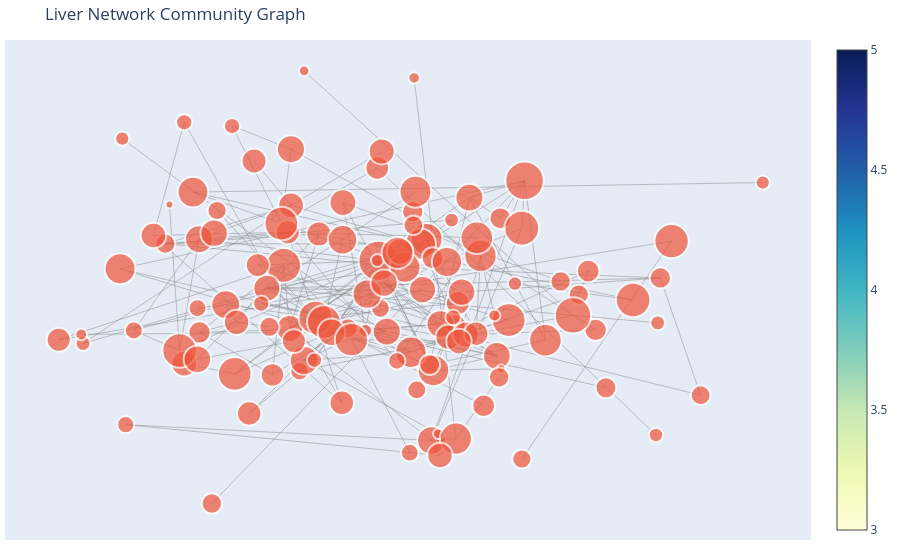

This figure's notebook cell:
### Code cell
def visualize_community_graph(tissue_name, threshold=0.5, resolution=1.0):
    G = load_graph(tissue_name=tissue_name, threshold=threshold)
    names, embeddings_2d = load_embeddings(tissue_name)
    print(f"loaded embeddings for {tissue_name}.")
    print(f"loading graph for {tissue_name}...")

    name_to_embedding = {name: emb for name, emb in zip(names, embeddings_2d)}

    communities = nx.community.louvain_communities(G, weight='weight', seed=42, resolution=resolution)
    print(f"Detected {len(communities)} communities in the graph.")
    community_graph = nx.Graph()
    pos = {}  

    for i, community in enumerate(communities):
        community_size = len(community)
        community_graph.add_node(i, size=community_size)
        
        community_embeddings = []
        for node in community:
            if node in name_to_embedding:
                community_embeddings.append(name_to_embedding[node])
        
        if community_embeddings:
            avg_embedding = np.mean(community_embeddings, axis=0)
            pos[i] = (avg_embedding[0], avg_embedding[1])
        else:
            pos[i] = (0, 0)
        
        for j in range(i + 1, len(communities)):
            weight = sum(1 for u in community for v in communities[j] if G.has_edge(u, v))
            if weight > 0:
                community_graph.add_edge(i, j, weight=weight)

    edge_x = []
    edge_y = []
    for edge in community_graph.edges():
        x0, y0 = pos[edge[0]]
        x1, y1 = pos[edge[1]]
        edge_x.append(x0)
        edge_x.append(x1)
        edge_x.append(None)
        edge_y.append(y0)
        edge_y.append(y1)
        edge_y.append(None)

    edge_trace = go.Scatter(
        x=edge_x, y=edge_y,
        line=dict(width=0.5, color='#888'),
        hoverinfo='none',
        mode='lines')
    # Nodes
    node_x = []
    node_y = []
    node_sizes = []
    for node in community_graph.nodes():
        x, y = pos[node]
        node_x.append(x)
        node_y.append(y)
        node_sizes.append(community_graph.nodes[node]['size'])

    node_trace = go.Scatter(
        x=node_x, y=node_y,
        mode='markers',
        hoverinfo='text',
        text=[f"Community {i}: {size} nodes" for i, size in enumerate(node_sizes)],
        marker=dict(
            showscale=True,
            colorscale='YlGnBu',
            size=node_sizes,  # Size based on community size
            sizemode='area',
            sizeref=2.*max(node_sizes)/(40.**2),  # Scale for visibility
            sizemin=4,
            line_width=2))

    fig = go.Figure(data=[edge_trace, node_trace],
        layout=go.Layout(
            title=f"{tissue_name} Network Community Graph",
            showlegend=False,
            hovermode='closest',
            margin=dict(b=20,l=5,r=5,t=40),
            xaxis=dict(showgrid=False, zeroline=False, showticklabels=False),
            yaxis=dict(showgrid=False, zeroline=False, showticklabels=False)
        ))
    
    print(f"{len(max(nx.connected_components(G), key=len))} nodes in largest connected component.")
    print(G.number_of_nodes())
    print(f"number of connected components: {nx.number_connected_components(G)}")

    fig.show()
tissue_name = "Liver"
threshold = 0.0
visualize_community_graph(tissue_name, threshold)

### Figure 1 — Plotly figure (JSON) as saved in the notebook; plotly's stock layout.template omitted (floating-point values rounded to 4 significant figures; data arrays with more than 128 entries replaced by an {"elided": "..."} marker saying what was removed)
{"data": [{"hoverinfo": "none", "line": {"color": "#888", "width": 0.5}, "mode": "lines", "type": "scatter", "x": {"elided": "546 float values"}, "y": {"elided": "546 float values"}}, {"hoverinfo": "text", "marker": {"colorscale": [[0, "rgb(255,255,217)"], [0.125, "rgb(237,248,177)"], [0.25, "rgb(199,233,180)"], [0.375, "rgb(127,205,187)"], [0.5, "rgb(65,182,196)"], [0.625, "rgb(29,145,192)"], [0.75, "rgb(34,94,168)"], [0.875, "rgb(37,52,148)"], [1, "rgb(8,29,88)"]], "line": {"width": 2}, "showscale": true, "size": [50, 230, 68, 112, 214, 103, 25, 59, 141, 64, 145, 104, 137, 175, 24, 174, 89, 117, 63, 54, 166, 119, 81, 105, 53, 74, 32, 136, 135, 59, 123, 95, 31, 58, 104, 146, 56, 107, 32, 65, 163, 58, 74, 141, 71, 92, 78, 109, 106, 110, 92, 81, 109, 72, 149, 97, 38, 30, 80, 171, 29, 152, 62, 162, 95, 99, 86, 83, 38, 94, 46, 68, 163, 85, 49, 86, 58, 120, 16, 29, 83, 171, 46, 112, 9, 51, 170, 112, 158, 138, 20, 45, 93, 163, 21, 113, 152, 43, 131, 38, 29, 16, 190, 11, 60, 53, 146, 125, 55, 33, 59, 148, 35, 109, 19, 93, 42, 108, 89, 97, 82], "sizemin": 4, "sizemode": "area", "sizeref": 0.2875}, "mode": "markers", "text": ["Community 0: 50 nodes", "Community 1: 230 nodes", "Community 2: 68 nodes", "Community 3: 112 nodes", "Community 4: 214 nodes", "Community 5: 103 nodes", "Community 6: 25 nodes", "Community 7: 59 nodes", "Community 8: 141 nodes", "Community 9: 64 nodes", "Community 10: 145 nodes", "Community 11: 104 nodes", "Community 12: 137 nodes", "Community 13: 175 nodes", "Community 14: 24 nodes", "Community 15: 174 nodes", "Community 16: 89 nodes", "Community 17: 117 nodes", "Community 18: 63 nodes", "Community 19: 54 nodes", "Community 20: 166 nodes", "Community 21: 119 nodes", "Community 22: 81 nodes", "Community 23: 105 nodes", "Community 24: 53 nodes", "Community 25: 74 nodes", "Community 26: 32 nodes", "Community 27: 136 nodes", "Community 28: 135 nodes", "Community 29: 59 nodes", "Community 30: 123 nodes", "Community 31: 95 nodes", "Community 32: 31 nodes", "Community 33: 58 nodes", "Community 34: 104 nodes", "Community 35: 146 nodes", "Community 36: 56 nodes", "Community 37: 107 nodes", "Community 38: 32 nodes", "Community 39: 65 nodes", "Community 40: 163 nodes", "Community 41: 58 nodes", "Community 42: 74 nodes", "Community 43: 141 nodes", "Community 44: 71 nodes", "Community 45: 92 nodes", "Community 46: 78 nodes", "Community 47: 109 nodes", "Community 48: 106 nodes", "Community 49: 110 nodes", "Community 50: 92 nodes", "Community 51: 81 nodes", "Community 52: 109 nodes", "Community 53: 72 nodes", "Community 54: 149 nodes", "Community 55: 97 nodes", "Community 56: 38 nodes", "Community 57: 30 nodes", "Community 58: 80 nodes", "Community 59: 171 nodes", "Community 60: 29 nodes", "Community 61: 152 nodes", "Community 62: 62 nodes", "Community 63: 162 nodes", "Community 64: 95 nodes", "Community 65: 99 nodes", "Community 66: 86 nodes", "Community 67: 83 nodes", "Community 68: 38 nodes", "Community 69: 94 nodes", "Community 70: 46 nodes", "Community 71: 68 nodes", "Community 72: 163 nodes", "Community 73: 85 nodes", "Community 74: 49 nodes", "Community 75: 86 nodes", "Community 76: 58 nodes", "Community 77: 120 nodes", "Community 78: 16 nodes", "Community 79: 29 nodes", "Community 80: 83 nodes", "Community 81: 171 nodes", "Community 82: 46 nodes", "Community 83: 112 nodes", "Community 84: 9 nodes", "Community 85: 51 nodes", "Community 86: 170 nodes", "Community 87: 112 nodes", "Community 88: 158 nodes", "Community 89: 138 nodes", "Community 90: 20 nodes", "Community 91: 45 nodes", "Community 92: 93 nodes", "Community 93: 163 nodes", "Community 94: 21 nodes", "Community 95: 113 nodes", "Community 96: 152 nodes", "Community 97: 43 nodes", "Community 98: 131 nodes", "Community 99: 38 nodes", "Community 100: 29 nodes", "Community 101: 16 nodes", "Community 102: 190 nodes", "Community 103: 11 nodes", "Community 104: 60 nodes", "Community 105: 53 nodes", "Community 106: 146 nodes", "Community 107: 125 nodes", "Community 108: 55 nodes", "Community 109: 33 nodes", "Community 110: 59 nodes", "Community 111: 148 nodes", "Community 112: 35 nodes", "Community 113: 109 nodes", "Community 114: 19 nodes", "Community 115: 93 nodes", "Community 116: 42 nodes", "Community 117: 108 nodes", "Community 118: 89 nodes", "Community 119: 97 nodes", "Community 120: 82 nodes"], "type": "scatter", "x": [4.632, 4.557, 9.148, 7.984, 10.06, 3.219, 4.064, 11.42, 6.629, 5.848, 6.37, 1.214, 6.139, 0.9811, 4.514, 9.956, 2.312, 6.552, 13.13, 3.41, 2.182, -1.198, 7.545, 6.218, -1.524, 8.52, -6.574, 5.56, -2.432, 7.465, 4.134, 1.265, 7.311, -3.473, 0.3512, 5.95, 16.7, 7.689, 15.08, 15.17, 2.5, 12.11, 12.46, 5.78, -2.185, -0.7892, 0.5612, 6.887, 4.77, 2.785, 7.181, 0.008036, 9.017, 12.74, 8.401, 7.847, 0.1412, 15.01, 4.512, 14.15, 9.699, 10.85, 6.486, -0.8589, -2.762, 5.366, 3.176, 1.137, -2.761, -3.922, -2.26, 6.596, 9.464, -0.3133, 1.583, 8.237, 0.4482, 1.761, 6.812, -5.095, -7.489, -2.938, -4.66, -2.204, -3.319, 6.0, 15.6, 4.871, 3.536, -5.177, -6.642, 5.736, 7.589, 0.8977, 8.922, 1.261, 8.263, 5.249, 7.137, -0.9583, 19.04, 1.757, 11.88, 9.18, -1.721, 9.959, 5.275, 3.203, 5.871, 2.148, 9.103, 7.472, 7.37, -2.265, 5.9, 6.875, -4.966, -1.635, -0.1295, 4.681, 1.371], "y": [-0.2891, 2.951, 5.84, 7.246, 8.397, 6.909, -1.809, 1.539, -4.519, 6.289, 4.438, -1.661, 4.092, 2.632, 2.968, 5.162, 4.781, -9.283, -5.698, -1.642, -0.9226, -0.036, 0.0674, 0.9845, 6.369, -6.919, -2.683, 2.503, 7.621, -1.369, 0.6757, 6.721, 5.722, 4.109, 1.081, 7.643, -6.2, 0.8121, -1.277, 1.776, -1.218, 0.642, 2.249, -3.276, -1.92, -1.238, -4.82, -1.359, 1.428, -1.92, -2.249, 2.658, -3.526, -1.753, 3.291, -2.078, 0.03428, -8.912, 9.267, 0.2743, 1.395, -2.457, -4.123, -4.752, -4.056, 3.573, -6.714, 4.89, 12.38, 4.667, -0.2816, 3.121, -1.093, -7.445, -4.573, -2.012, -1.547, -3.833, -8.824, 11.26, -2.426, -3.166, -1.795, 4.42, 6.775, -5.84, 4.286, -1.874, -2.42, 2.403, -2.064, -10.12, -2.541, 5.479, -0.7785, 10.55, 4.519, -3.862, 2.866, 12.12, 8.274, 15.87, -0.7725, -4.4, -13.58, -10.54, 3.481, 4.372, 5.366, -3.811, -4.982, -9.158, -0.9025, -3.756, 15.39, -10.3, -8.208, 4.828, 9.741, 10.39, -2.518]}], "layout": {"hovermode": "closest", "margin": {"b": 20, "l": 5, "r": 5, "t": 40}, "showlegend": false, "title": {"text": "Liver Network Community Graph"}, "xaxis": {"showgrid": false, "showticklabels": false, "zeroline": false}, "yaxis": {"showgrid": false, "showticklabels": false, "zeroline": false}}}
